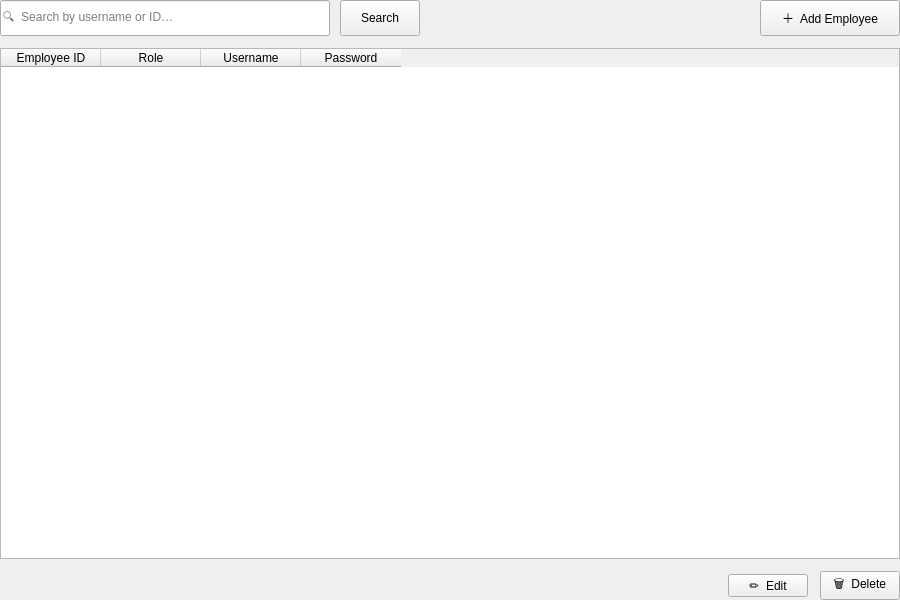
<?xml version="1.0" encoding="UTF-8"?>
<ui version="4.0">
 <class>EmployeesPage</class>
 <widget class="QWidget" name="EmployeesPage">
  <property name="geometry"><rect><x>0</x><y>0</y><width>900</width><height>600</height></rect></property>
  <property name="windowTitle"><string>Employees</string></property>

  <layout class="QVBoxLayout" name="mainLayout">
   <property name="spacing"><number>12</number></property>
   <property name="leftMargin"><number>0</number></property>
   <property name="topMargin"><number>0</number></property>
   <property name="rightMargin"><number>0</number></property>
   <property name="bottomMargin"><number>0</number></property>

   <!-- Toolbar -->
   <item>
    <layout class="QHBoxLayout" name="toolbarLayout">
     <property name="spacing"><number>10</number></property>

     <item>
      <widget class="QLineEdit" name="searchInput">
       <property name="placeholderText"><string>🔍  Search by username or ID…</string></property>
       <property name="minimumSize"><size><width>240</width><height>36</height></size></property>
      </widget>
     </item>

     <item>
      <widget class="QPushButton" name="searchButton">
       <property name="text"><string>Search</string></property>
       <property name="minimumSize"><size><width>80</width><height>36</height></size></property>
      </widget>
     </item>

     <item>
      <spacer>
       <property name="orientation"><enum>Qt::Horizontal</enum></property>
       <property name="sizeHint" stdset="0"><size><width>40</width><height>0</height></size></property>
      </spacer>
     </item>

     <item>
      <widget class="QPushButton" name="addButton">
       <property name="text"><string>＋  Add Employee</string></property>
       <property name="minimumSize"><size><width>140</width><height>36</height></size></property>
      </widget>
     </item>

    </layout>
   </item>

   <!-- Table -->
   <item>
    <widget class="QTableWidget" name="employeesTable">
     <property name="selectionBehavior"><enum>QAbstractItemView::SelectRows</enum></property>
     <property name="editTriggers"><set>QAbstractItemView::NoEditTriggers</set></property>
     <property name="alternatingRowColors"><bool>true</bool></property>
     <column><property name="text"><string>Employee ID</string></property></column>
     <column><property name="text"><string>Role</string></property></column>
     <column><property name="text"><string>Username</string></property></column>
     <column><property name="text"><string>Password</string></property></column>
    </widget>
   </item>

   <!-- Bottom bar -->
   <item>
    <layout class="QHBoxLayout" name="bottomBar">
     <item>
      <widget class="QLabel" name="statusLabel">
       <property name="text"><string/></property>
      </widget>
     </item>
     <item>
      <spacer>
       <property name="orientation"><enum>Qt::Horizontal</enum></property>
       <property name="sizeHint" stdset="0"><size><width>40</width><height>0</height></size></property>
      </spacer>
     </item>
     <item>
      <widget class="QPushButton" name="editButton">
       <property name="text"><string>✏  Edit</string></property>
      </widget>
     </item>
     <item>
      <widget class="QPushButton" name="deleteButton">
       <property name="text"><string>🗑  Delete</string></property>
      </widget>
     </item>
    </layout>
   </item>

  </layout>
 </widget>
 <resources/>
 <connections/>
</ui>
